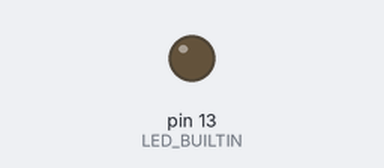
The sketch below on a simulated Arduino Uno, built with avr-gcc and run on an emulated ATmega328P. Shown: output pins drawn as LEDs (lit = HIGH).

Above: at 0.9 s.
At 2.92 s:
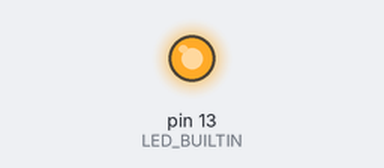
Timing chart, 0 to 3.3 s (numbered marks = the images above):
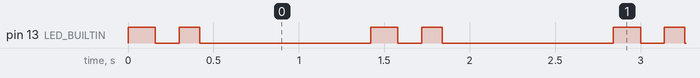

Measured:
- by itself, pin 13 (LED_BUILTIN): repeats every 1.4 s: LOW 0.14 s, HIGH 0.12 s, LOW 1.0 s, HIGH 0.16 s
- by itself, everything shown: repeats every 1.4 s, in 4 steps

The sketch:

heartbeat.ino
```cpp
void setup() {
  pinMode(LED_BUILTIN, OUTPUT);
}
void loop() {
  digitalWrite(LED_BUILTIN, HIGH);
  delay(160);
  digitalWrite(LED_BUILTIN, LOW);
  delay(140);
  digitalWrite(LED_BUILTIN, HIGH);
  delay(120);
  digitalWrite(LED_BUILTIN, LOW);
  delay(1000);
}
```
